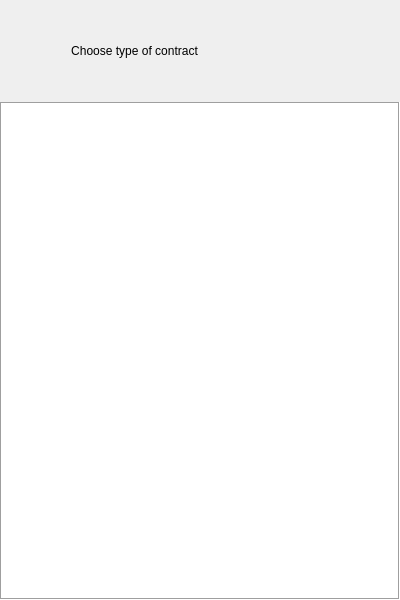
<?xml version="1.0" encoding="UTF-8"?>
<ui version="4.0">
 <class>CsAllTypesWidget</class>
 <widget class="QWidget" name="CsAllTypesWidget">
  <property name="geometry">
   <rect>
    <x>0</x>
    <y>0</y>
    <width>400</width>
    <height>600</height>
   </rect>
  </property>
  <property name="sizePolicy">
   <sizepolicy hsizetype="Minimum" vsizetype="Minimum">
    <horstretch>1</horstretch>
    <verstretch>0</verstretch>
   </sizepolicy>
  </property>
  <property name="minimumSize">
   <size>
    <width>395</width>
    <height>600</height>
   </size>
  </property>
  <property name="windowTitle">
   <string>SC Wizard</string>
  </property>
  <property name="styleSheet">
   <string notr="true"/>
  </property>
  <layout class="QVBoxLayout" name="verticalLayout">
   <property name="spacing">
    <number>20</number>
   </property>
   <property name="leftMargin">
    <number>0</number>
   </property>
   <property name="topMargin">
    <number>20</number>
   </property>
   <property name="rightMargin">
    <number>0</number>
   </property>
   <property name="bottomMargin">
    <number>0</number>
   </property>
   <item>
    <layout class="QHBoxLayout" name="horizontalLayout">
     <property name="spacing">
      <number>0</number>
     </property>
     <item>
      <spacer name="horizontalSpacer_2">
       <property name="orientation">
        <enum>Qt::Horizontal</enum>
       </property>
       <property name="sizeType">
        <enum>QSizePolicy::Fixed</enum>
       </property>
       <property name="sizeHint" stdset="0">
        <size>
         <width>22</width>
         <height>20</height>
        </size>
       </property>
      </spacer>
     </item>
     <item>
      <widget class="QLabel" name="labelTytleCsAllTypes">
       <property name="sizePolicy">
        <sizepolicy hsizetype="Fixed" vsizetype="Fixed">
         <horstretch>0</horstretch>
         <verstretch>0</verstretch>
        </sizepolicy>
       </property>
       <property name="minimumSize">
        <size>
         <width>225</width>
         <height>62</height>
        </size>
       </property>
       <property name="maximumSize">
        <size>
         <width>225</width>
         <height>62</height>
        </size>
       </property>
       <property name="text">
        <string>Choose type of contract</string>
       </property>
       <property name="alignment">
        <set>Qt::AlignCenter</set>
       </property>
       <property name="margin">
        <number>5</number>
       </property>
      </widget>
     </item>
     <item>
      <spacer name="horizontalSpacer">
       <property name="orientation">
        <enum>Qt::Horizontal</enum>
       </property>
       <property name="sizeHint" stdset="0">
        <size>
         <width>40</width>
         <height>20</height>
        </size>
       </property>
      </spacer>
     </item>
    </layout>
   </item>
   <item>
    <widget class="QListView" name="listViewSC_Types">
     <property name="styleSheet">
      <string notr="true"/>
     </property>
     <property name="frameShape">
      <enum>QFrame::Box</enum>
     </property>
     <property name="verticalScrollBarPolicy">
      <enum>Qt::ScrollBarAlwaysOff</enum>
     </property>
     <property name="horizontalScrollBarPolicy">
      <enum>Qt::ScrollBarAlwaysOff</enum>
     </property>
     <property name="spacing">
      <number>0</number>
     </property>
    </widget>
   </item>
  </layout>
 </widget>
 <resources/>
 <connections/>
</ui>
